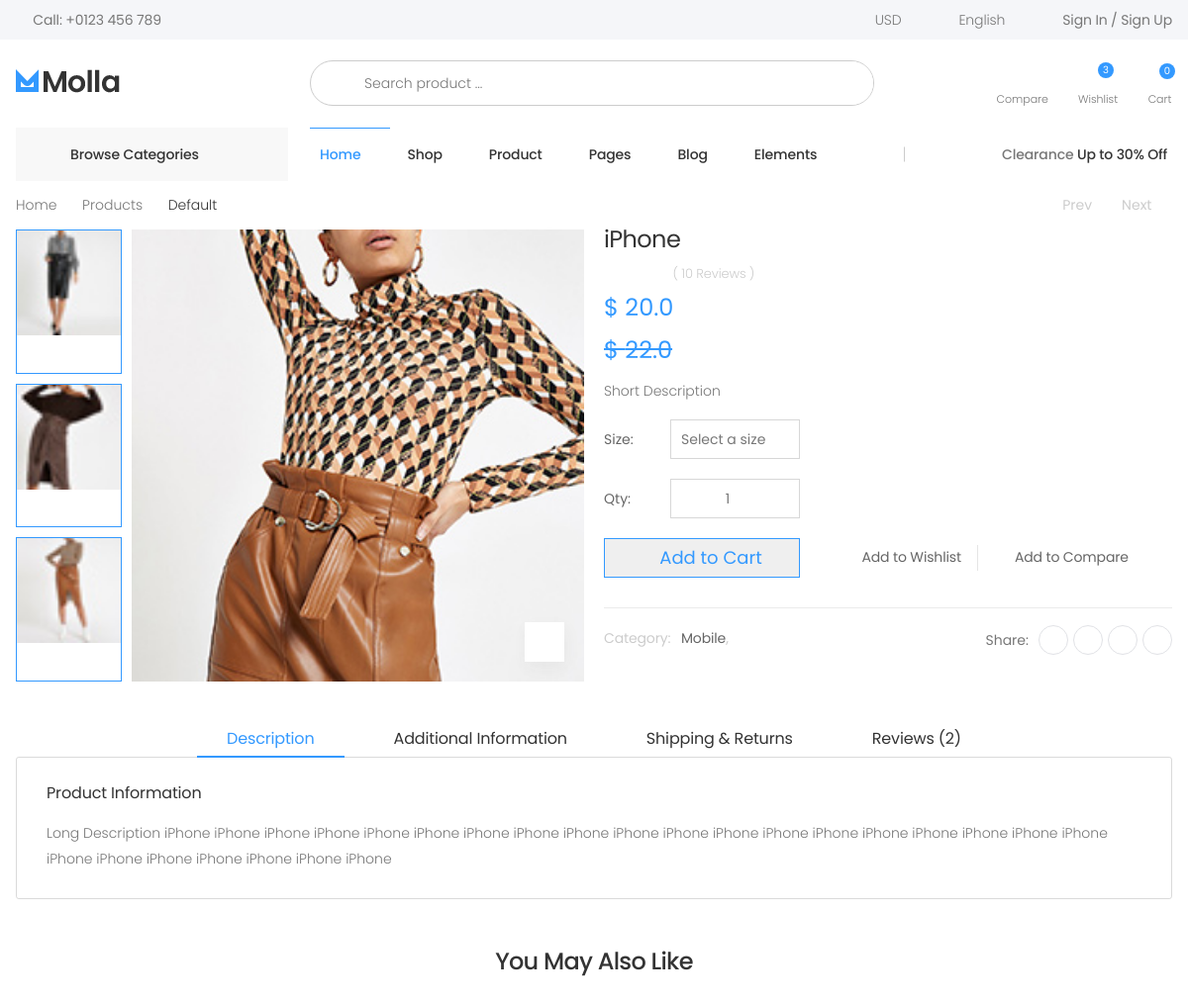
The app's page /product/iphone/ with its own data.
### store/models.py (models this page shows, shortened)
class Product(models.Model):
    title = models.CharField(max_length=250, unique=True)
    slug = models.SlugField(unique=True, max_length=250)
    category = models.ForeignKey(Category, related_name='category', on_delete=models.CASCADE)
    featured = models.BooleanField(default=False)
    preview_des = models.CharField(max_length=255, verbose_name='Short Description')
    description = models.TextField(null=True, blank=True, verbose_name='Description')
    image = models.ImageField(upload_to='products', blank=False, null=False)
    price = models.FloatField()
    old_price = models.FloatField(default=0.00, blank=True, null=True)
    in_stock = models.BooleanField(default=True)
    created = models.DateTimeField(auto_now_add=True)
    updated = models.DateTimeField(auto_now=True)
    class Meta:
        ordering = ['-id']

class ProductImages(models.Model):
    product = models.ForeignKey(Product, on_delete=models.CASCADE)
    image = models.FileField(upload_to='prodcut_gallery')
    created = models.DateTimeField(auto_now_add=True)

class Category(models.Model):
    title = models.CharField(max_length=150, unique=True)
    slug = models.SlugField(unique=True, max_length=150)
    featured = models.BooleanField(default=False)
    image = models.ImageField(upload_to='category', blank=True, null=True)
    parent = models.ForeignKey('self', related_name='children', on_delete=models.CASCADE, blank=True, null=True)
    created = models.DateTimeField(auto_now_add=True)
    def __str__(self) -> str:
        return self.title
    class Meta:
        ordering = ['title']
        verbose_name_plural = 'Categories'

### store/views.py (the view)
# urls.py: path('product/<slug>/', views.ProductDetailView.as_view(), name='product-details'),
class ProductDetailView(DetailView):
    model = Product
    template_name = 'store/product.html'
    context_object_name = 'item'
    def get_context_data(self, **kwargs):
        context = super().get_context_data(**kwargs)
        context['product_images'] = ProductImages.objects.filter(product=self.object.id)
        return context

### store/templates/store/product.html (shortened to what this page needs)
{% extends 'base.html' %}
{% load static %}
{% block content %}
<main class="main">
    <nav aria-label="breadcrumb" class="breadcrumb-nav border-0 mb-0">
        <div class="container d-flex align-items-center">
            <ol class="breadcrumb">
                <li class="breadcrumb-item"><a href="index.html">Home</a></li>
                <li class="breadcrumb-item"><a href="#">Products</a></li>
                <li class="breadcrumb-item active" aria-current="page">Default</li>
            </ol>
            <nav class="product-pager ml-auto" aria-label="Product">
                <a class="product-pager-link product-pager-prev" href="#" aria-label="Previous" tabindex="-1">
                    <i class="icon-angle-left"></i>
                    <span>Prev</span>
                </a>
                <a class="product-pager-link product-pager-next" href="#" aria-label="Next" tabindex="-1">
                    <span>Next</span>
                    <i class="icon-angle-right"></i>
                </a>
            </nav>
        </div>
    </nav>
    <div class="page-content">
        <div class="container">
            <div class="product-details-top">
                <div class="row">
                    <div class="col-md-6">
                        <div class="product-gallery product-gallery-vertical">
                            <div class="row">
                                <figure class="product-main-image">
                                    <img id="product-zoom" src="{{item.image.url}}" data-zoom-image="{{item.image.url}}"
                                        alt="product image">
                                    <a href="#" id="btn-product-gallery" class="btn-product-gallery">
                                        <i class="icon-arrows"></i>
                                    </a>
                                </figure>
                                <div id="product-zoom-gallery" class="product-image-gallery">
                                    {% for product_image in product_images %}
                                    <a class="product-gallery-item active" href="#"
                                        data-image="{{product_image.image.url}}"
                                        data-zoom-image="{{product_image.image.url}}">
                                        <img src="{{product_image.image.url}}" alt="product side">
                                    </a>
                                    {% endfor %}
                                </div>
                            </div>
                        </div>
                    </div>
                    <div class="col-md-6">
                        <div class="product-details">
                            <h1 class="product-title">{{item.title}}</h1>
                            <div class="ratings-container">
                                <div class="ratings">
                                    <div class="ratings-val" style="width: 80%;"></div>
                                </div>
                                <a class="ratings-text" href="#product-review-link" id="review-link">( 10 Reviews )</a>
                            </div>
                            <div class="product-price">
                                $ {{item.price}}
                            </div>
                            {% if item.old_price %}
                            <div class="product-price">
                                <del>$ {{item.old_price}}</del>
                            </div>
                            {% endif %}
                            <div class="product-content">
                                <p>{{item.preview_des}}</p>
                            </div>
                            <form action="{% url 'order:add-to-cart' pk=item.pk %}" method="post">
                                {% if item.variationvalue_set.sizes %}
                                <div class="details-filter-row details-row-size">
                                    <label for="size">Size:</label>
                                    <div class="select-custom">
                                        <select name="size" id="size" class="form-control">
                                            <option value="#" selected="selected">Select a size</option>
                                        </select>
                                    </div>
                                </div>
                                {% endif %}
                                <div class="details-filter-row details-row-size">
                                    <label for="qty">Qty:</label>
                                    <div class="product-details-quantity">
                                        <input name="quantity" type="number" id="qty" class="form-control" value="1"
                                            min="1" max="10" step="1" data-decimals="0" required>
                                    </div>
                                </div>
                                <div class="product-details-action">
                                    <button type="submit" class="btn-product btn-cart">Add to Cart</button>
                                    <div class="details-action-wrapper">
                                        <a href="#" class="btn-product btn-wishlist" title="Wishlist"><span>Add to
                                                Wishlist</span></a>
                                        <a href="#" class="btn-product btn-compare" title="Compare"><span>Add to
                                                Compare</span></a>
                                    </div>
                                </div>
                            </form>
                            <div class="product-details-footer">
                                <div class="product-cat">
                                    <span>Category:</span>
                                    <a href="#">{{item.category}}</a>,
                                </div>
                                <div class="social-icons social-icons-sm">
                                    <span class="social-label">Share:</span>
                                    <a href="#" class="social-icon" title="Facebook" target="_blank"><i
                                            class="icon-facebook-f"></i></a>
                                    <a href="#" class="social-icon" title="Twitter" target="_blank"><i
                                            class="icon-twitter"></i></a>
                                    <a href="#" class="social-icon" title="Instagram" target="_blank"><i
                                            class="icon-instagram"></i></a>
                                    <a href="#" class="social-icon" title="Pinterest" target="_blank"><i
                                            class="icon-pinterest"></i></a>
                                </div>
                            </div>
                        </div>
                    </div>
                </div>
            </div>
            <div class="product-details-tab">
                <ul class="nav nav-pills justify-content-center" role="tablist">
                    <li class="nav-item">
                        <a class="nav-link active" id="product-desc-link" data-toggle="tab" href="#product-desc-tab"
                            role="tab" aria-controls="product-desc-tab" aria-selected="true">Description</a>
                    </li>
                    <li class="nav-item">
                        <a class="nav-link" id="product-info-link" data-toggle="tab" href="#product-info-tab" role="tab"
                            aria-controls="product-info-tab" aria-selected="false">Additional information</a>
                    </li>
                    <li class="nav-item">
                        <a class="nav-link" id="product-shipping-link" data-toggle="tab" href="#product-shipping-tab"
                            role="tab" aria-controls="product-shipping-tab" aria-selected="false">Shipping & Returns</a>
                    </li>
                    <li class="nav-item">
                        <a class="nav-link" id="product-review-link" data-toggle="tab" href="#product-review-tab"
                            role="tab" aria-controls="product-review-tab" aria-selected="false">Reviews (2)</a>
                    </li>
                </ul>
                <div class="tab-content">
                    <div class="tab-pane fade show active" id="product-desc-tab" role="tabpanel"
                        aria-labelledby="product-desc-link">
                        <div class="product-desc-content">
                            <h3>Product Information</h3>
                            <p>{{item.description}}</p>
                        </div>
                    </div>
                </div>
            </div>
            <h2 class="title text-center mb-4">You May Also Like</h2>
        </div>
    </div>
</main>
{% endblock content %}

### records on screen
Product: image (picture), title "iPhone", price "20.0", old_price "22.0", preview_des "Short Description", category "Mobile", description "Long Description iPhone iPhone iPhone iPhone iPhone iPhone iPhone iPhone iPhone iPhone iPhone iPhone iPhone iPhone iPhone iPhone iPhone iPhone iPhone iPhone iPhone iPhone iPhone iPhone iPhone iPhone"
ProductImages: image (picture)
ProductImages: image (picture)
ProductImages: image (picture)
